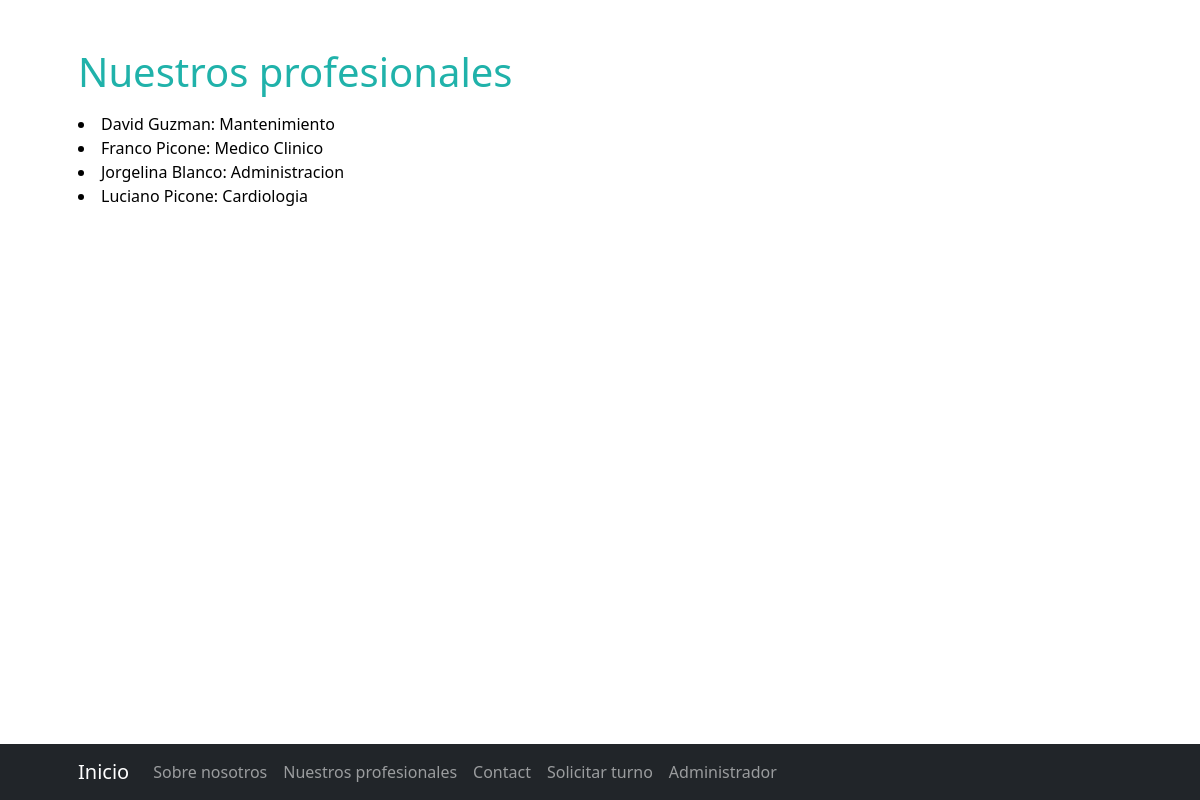
The app's page /profesionales/list, older data.
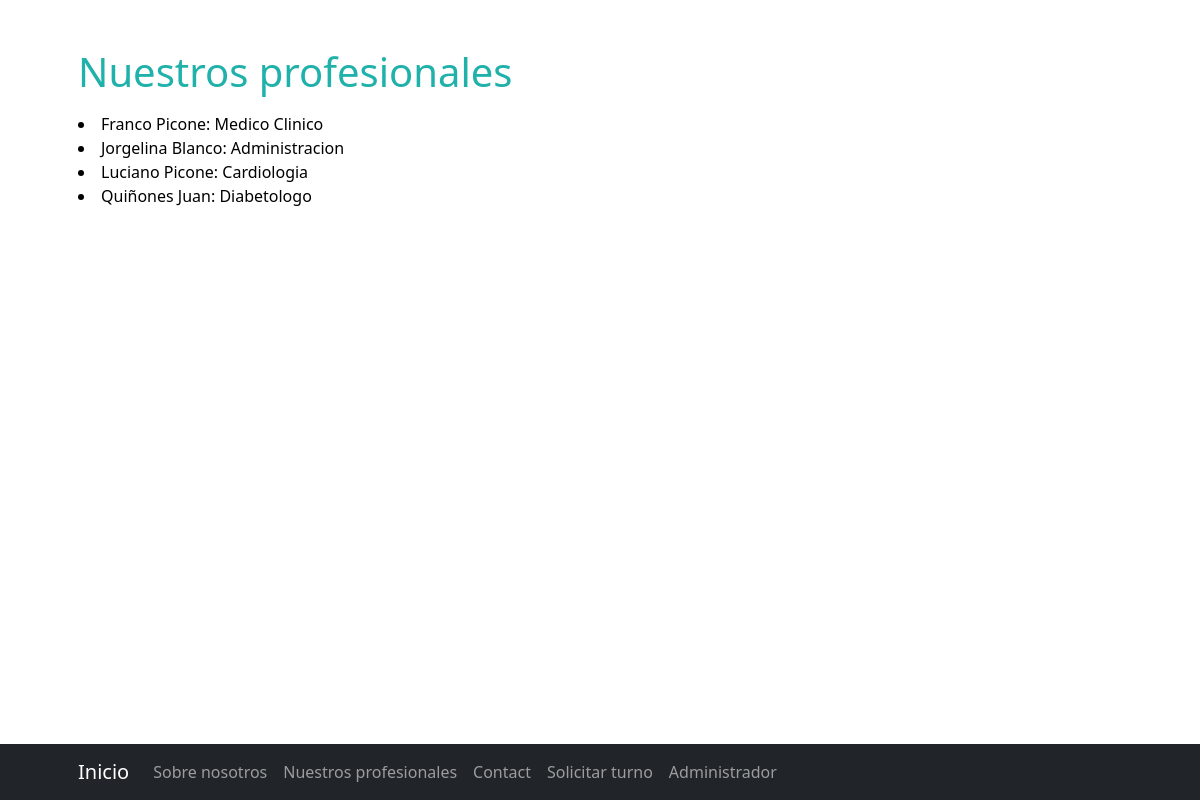
The same page, newer data.
### appClinica/models.py (models this page shows)
class personal(models.Model):
    nombre = models.CharField(max_length=20)
    apellido = models.CharField(max_length=20)
    cargo = models.CharField(max_length=20)
    dni = models.IntegerField()
    def __str__(self) -> str:
        return self.nombre +" "+ self.apellido + ": " + self.cargo

### appClinica/views.py (the view)
# urls.py: path('profesionales/list', personalList.as_view(), name='profesionales'),
class personalList(ListView):
    model = personal
    template_name = 'appClinica/personalList.html'

### appClinica/templates/appClinica/personalList.html
{% extends "appClinica/inicio.html" %}
{% load static %}
{% block titulo %}
    <h1 style="color:lightseagreen" class="mt-5"> Nuestros profesionales </h1>
{% endblock %}
{% block principal %}
    <p style="color:black">
        {% for personal in object_list %}
            <li style="color:black"> {{personal}} </li>
        {% endfor %}
    </p>
{% endblock %}
{% block barra %}
    <li class="nav-item"><a class="nav-link" href="{% url 'nosotros' %}">Sobre nosotros</a></li>
    <li class="nav-item"><a class="nav-link" href="{% url 'profesionales' %}">Nuestros profesionales</a></li>
    <li class="nav-item"><a class="nav-link" href="{% url 'contacto' %}">Contact</a></li>
    <li class="nav-item active"><a class="nav-link" href="{% url 'turno' %}">Solicitar turno</a></li>
    <li class="nav-item"><a class="nav-link" href="{% url 'admin' %}">Administrador</a></li>
{% endblock %}

Row changes from the older to the newer data that the page shows:
removed personal: nombre+apellido+cargo "David Guzman: Mantenimiento"
added personal: nombre+apellido+cargo "Quiñones Juan: Diabetologo"
